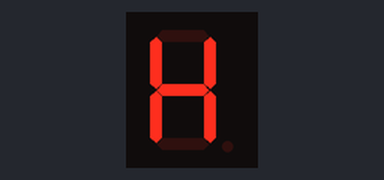
Simulated run of this sketch. Board: Arduino Uno, built with avr-gcc and run on an emulated ATmega328P. Parts: 1-digit seven-segment display. Wiring (inferred from the names in the program): 1-digit 7-segment display, segments lit when HIGH: segments pin 2, pin 3, pin 6, pin 5, pin 4, pin 1, pin 0. The segment pins are drawn as the display they are named for.

Above: at 0.1 s.
At 6.1 s:
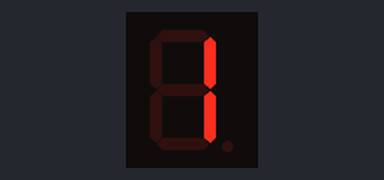
At 13.1 s:
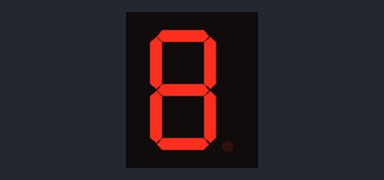
At 19.1 s:
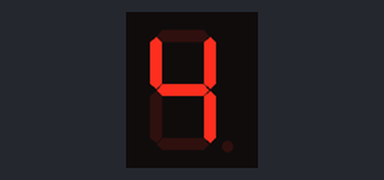
At 25.1 s:
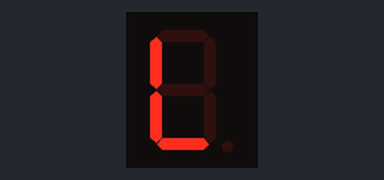
At 39.1 s:
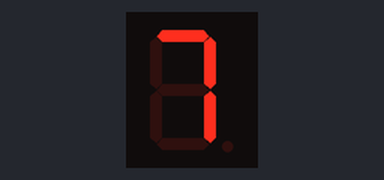

The sketch:

display_stuffs.ino
```cpp
//Declaramos los pines de salida,
//en el el proyecto asi lo tenemos cableado
int a = 2;
int b = 3;
int c = 6;
int d = 5;
int e = 4;
int f = 1;
int g = 0;//Hacemos que todas nuestras variables sean salidas
void setup(){
pinMode(a, OUTPUT);
pinMode(b, OUTPUT);
pinMode(c, OUTPUT);
pinMode(d, OUTPUT);
pinMode(e, OUTPUT);
pinMode(f, OUTPUT);
pinMode(g, OUTPUT);}

void loop(){
  //h

digitalWrite(a,LOW);
digitalWrite(b,HIGH);//
digitalWrite(c,HIGH);//
digitalWrite(d,LOW);
digitalWrite(e,HIGH);//
digitalWrite(f,HIGH);//
digitalWrite(g,HIGH);//

delay(1000);

  //O
digitalWrite(a,HIGH);//
digitalWrite(b,HIGH);//
digitalWrite(c,HIGH);//
digitalWrite(d,HIGH);//
digitalWrite(e,HIGH);//
digitalWrite(f,HIGH);//
digitalWrite(g,LOW);

delay(1000);


//L
digitalWrite(a,LOW);
digitalWrite(b,LOW);
digitalWrite(c,LOW);
digitalWrite(d,HIGH);//
digitalWrite(e,HIGH);//
digitalWrite(f,HIGH);//
digitalWrite(g,LOW);

delay(1000);


  //I
digitalWrite(a,LOW);
digitalWrite(b,HIGH);//
digitalWrite(c,HIGH);//
digitalWrite(d,LOW);
digitalWrite(e,LOW);
digitalWrite(f,LOW);
digitalWrite(g,LOW);

delay(1000);

  //s
digitalWrite(a,HIGH);//
digitalWrite(b,LOW);
digitalWrite(c,HIGH);//
digitalWrite(d,HIGH);//
digitalWrite(e,LOW);
digitalWrite(f,HIGH);//
digitalWrite(g,HIGH);//

delay(1000);


//Cero
digitalWrite(a,HIGH);
digitalWrite(b,HIGH);
digitalWrite(c,HIGH);
digitalWrite(d,HIGH);
digitalWrite(e,HIGH);
digitalWrite(f,HIGH);
digitalWrite(g,LOW);

delay(1000);


//Uno
digitalWrite(a,LOW);
digitalWrite(b,HIGH);
digitalWrite(c,HIGH);
digitalWrite(d,LOW);
digitalWrite(e,LOW);
digitalWrite(f,LOW);
digitalWrite(g,LOW);

delay(1000);

//Dos
digitalWrite(a,HIGH);
digitalWrite(b,HIGH);
digitalWrite(c,LOW);
digitalWrite(d,HIGH);
digitalWrite(e,HIGH);
digitalWrite(f,LOW);
digitalWrite(g,HIGH);

delay(1000);

//Tres
digitalWrite(a,HIGH);
digitalWrite(b,HIGH);
digitalWrite(c,HIGH);
digitalWrite(d,HIGH);
digitalWrite(e,LOW);
digitalWrite(f,LOW);
digitalWrite(g,HIGH);

delay(1000);

//Cuatro
digitalWrite(a,LOW);
digitalWrite(b,HIGH);
digitalWrite(c,HIGH);
digitalWrite(d,LOW);
digitalWrite(e,LOW);
digitalWrite(f,HIGH);
digitalWrite(g,HIGH);

delay(1000);

//Cinco
digitalWrite(a,HIGH);
digitalWrite(b,LOW);
digitalWrite(c,HIGH);
digitalWrite(d,HIGH);
digitalWrite(e,LOW);
digitalWrite(f,HIGH);
digitalWrite(g,HIGH);

delay(1000);

//Seis
digitalWrite(a,HIGH);
digitalWrite(b,LOW);
digitalWrite(c,HIGH);
digitalWrite(d,HIGH);
digitalWrite(e,HIGH);
digitalWrite(f,HIGH);
digitalWrite(g,HIGH);

delay(1000);

//Siete
digitalWrite(a,HIGH);
digitalWrite(b,HIGH);
digitalWrite(c,HIGH);
digitalWrite(d,LOW);
digitalWrite(e,LOW);
digitalWrite(f,LOW);
digitalWrite(g,LOW);

delay(1000);

//Ocho
digitalWrite(a,HIGH);
digitalWrite(b,HIGH);
digitalWrite(c,HIGH);
digitalWrite(d,HIGH);
digitalWrite(e,HIGH);
digitalWrite(f,HIGH);
digitalWrite(g,HIGH);

delay(1000);

//Nueve
digitalWrite(a,HIGH);
digitalWrite(b,HIGH);
digitalWrite(c,HIGH);
digitalWrite(d,HIGH);
digitalWrite(e,LOW);
digitalWrite(f,HIGH);
digitalWrite(g,HIGH);

delay(1000);

//osho
digitalWrite(a,HIGH);
digitalWrite(b,HIGH);
digitalWrite(c,HIGH);
digitalWrite(d,HIGH);
digitalWrite(e,HIGH);
digitalWrite(f,HIGH);
digitalWrite(g,HIGH);

 delay(1000);

 //Siete
digitalWrite(a,HIGH);
digitalWrite(b,HIGH);
digitalWrite(c,HIGH);
digitalWrite(d,LOW);
digitalWrite(e,LOW);
digitalWrite(f,LOW);
digitalWrite(g,LOW);

delay(1000);

 //seis
digitalWrite(a,HIGH);
digitalWrite(b,LOW);
digitalWrite(c,HIGH);
digitalWrite(d,HIGH);
digitalWrite(e,HIGH);
digitalWrite(f,HIGH);
digitalWrite(g,HIGH);

delay(1000);


//Cinco
digitalWrite(a,HIGH);
digitalWrite(b,LOW);
digitalWrite(c,HIGH);
digitalWrite(d,HIGH);
digitalWrite(e,LOW);
digitalWrite(f,HIGH);
digitalWrite(g,HIGH);

delay(1000);

//Cuatro
digitalWrite(a,LOW);
digitalWrite(b,HIGH);
digitalWrite(c,HIGH);
digitalWrite(d,LOW);
digitalWrite(e,LOW);
digitalWrite(f,HIGH);
digitalWrite(g,HIGH);

delay(1000);

//Tres
digitalWrite(a,HIGH);
digitalWrite(b,HIGH);
digitalWrite(c,HIGH);
digitalWrite(d,HIGH);
digitalWrite(e,LOW);
digitalWrite(f,LOW);
digitalWrite(g,HIGH);

delay(1000);

//Dos
digitalWrite(a,HIGH);
digitalWrite(b,HIGH);
digitalWrite(c,LOW);
digitalWrite(d,HIGH);
digitalWrite(e,HIGH);
digitalWrite(f,LOW);
digitalWrite(g,HIGH);

delay(1000);

//Uno
digitalWrite(a,LOW);
digitalWrite(b,HIGH);
digitalWrite(c,HIGH);
digitalWrite(d,LOW);
digitalWrite(e,LOW);
digitalWrite(f,LOW);
digitalWrite(g,LOW);

delay(1000);

}
```

Measured:
- what the display in image 1 shows lasts 1.0 s, from 6.0 s to 7.0 s
